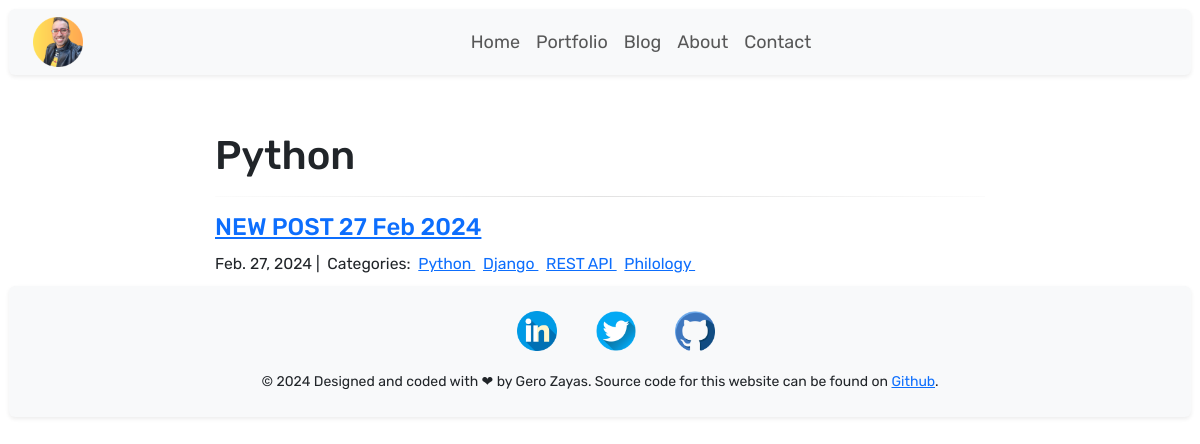
Page /blog/Python/ on the earlier database version.
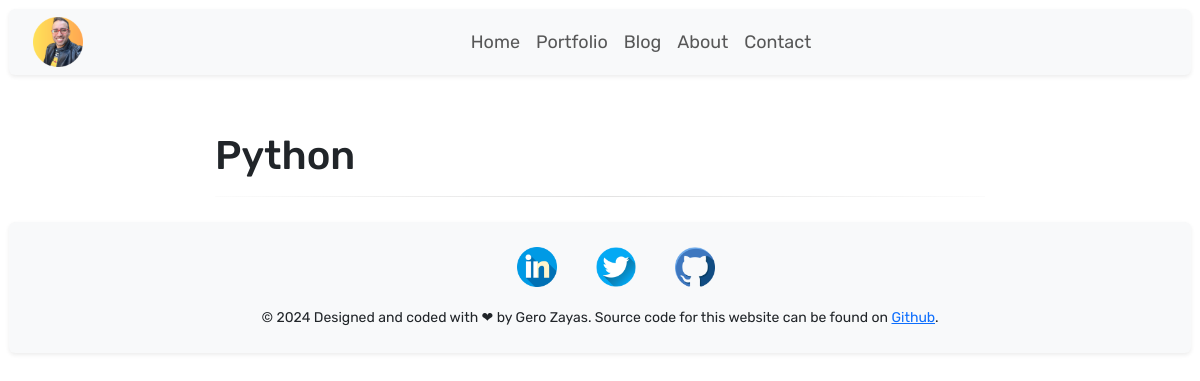
Same page on the later database version.
### blog/models.py (models this page shows, shortened)
class Post(models.Model):
    name = models.CharField(max_length=255)
    body = RichTextField(blank=True, null=True)
    slug = models.SlugField(null=True, blank=True, max_length=255)
    created_on = models.DateTimeField(auto_now_add=True)
    last_modified = models.DateTimeField(auto_now=True)
    categories = models.ManyToManyField("Category", related_name="posts")
    image = models.ImageField(upload_to="static/images/")
    is_active = models.BooleanField(default=True)

class Category(models.Model):
    class Meta:
        verbose_name_plural = "Categories"
        verbose_name = "Category"
    name = models.CharField(max_length=20)

### blog/views.py (the view)
# urls.py: path("<category>/", views.blog_category, name="blog_category"),
def blog_category(request, category):
    posts = Post.objects.filter(categories__name__contains=category).order_by(
        "-created_on"
    )
    context = {"category": category, "posts": posts}
    return render(request, "blog/blog_category.html", context)

### blog/templates/blog/blog_category.html
{% extends 'home/base.html' %}
{% load static %}
{%block blog %}
<div class="col-md-8 offset-md-2">
    <h1>{{ category | title }}</h1>
    <hr>
    {% for post in posts %}
    <h4><a href="{% url 'blog_detail' post.pk%}">{{ post.name }}</a></h4>
    <small>
        {{ post.created_on.date }} |&nbsp;
        Categories:&nbsp;
        {% for category in post.categories.all %}
        <a href="{% url 'blog_category' category.name %}">
            {{ category.name }}
        </a>&nbsp;
        {% endfor %}
    </small>
    {% endfor %}
</div>
{% endblock blog %}

Differences in the rows shown:
removed Post: name "NEW POST 27 Feb 2024", created_on "Feb. 27, 2024", Category (name "Python")
no longer on this page (row unchanged): Category: name "Django"
no longer on this page (row unchanged): Category: name "REST API"
no longer on this page (row unchanged): Category: name "Philology"
